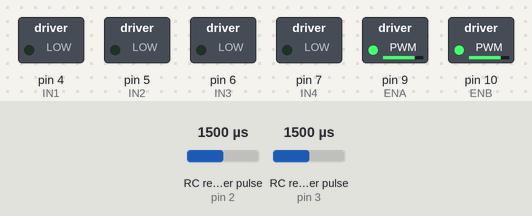
The sketch below on a simulated Arduino Uno, built with avr-gcc and run on an emulated ATmega328P. Parts: switched loads named in the sketch (green lamp = pin HIGH). Wiring (inferred from the names in the program): 2 × RC receiver channel: data pin 2 / data pin 3. The test bench sets the inputs (shaded band); at power-on: RC receiver pulse (sensors on pin 2, pin 3) 1500 µs. What the sketch prints to the serial monitor is not drawn.

Above: at 0.1 s.
Timing chart, 0 to 1.6 s (numbered marks = the images above):
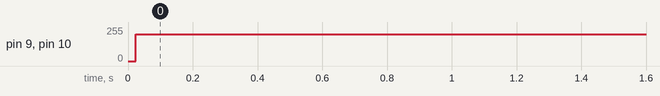

The sketch:

miniature_code_rc.ino
```cpp
// YouTube | Tech at Home

// RC input channels
double ch1 = 0;
double ch2 = 0;

// Motor A (Left)
int IN1 = 4;
int IN2 = 5;
int ENA = 9;

// Motor B (Right)
int IN3 = 6;
int IN4 = 7;
int ENB = 10;

void setup() {
  Serial.begin(9600);

  // RC input pins
  pinMode(2, INPUT);  // CH1
  pinMode(3, INPUT);  // CH2

  // Motor control pins
  pinMode(IN1, OUTPUT);
  pinMode(IN2, OUTPUT);
  pinMode(ENA, OUTPUT);

  pinMode(IN3, OUTPUT);
  pinMode(IN4, OUTPUT);
  pinMode(ENB, OUTPUT);
}

void loop() {
  // Read PWM input from RC receiver
  ch1 = pulseIn(2, HIGH);
  ch2 = pulseIn(3, HIGH);

  // Print channel values
  Serial.print("CH1: ");
  Serial.print(ch1);
  Serial.print("   CH2: ");
  Serial.println(ch2);

  // Set motor speed (0 to 255)
  int speed = 200; // you can adjust this

  analogWrite(ENA, speed); // Enable left motor
  analogWrite(ENB, speed); // Enable right motor

  // Control logic
  if ((ch1 == 0) && (ch2 == 0)) {
    stopMotors();
  }
  else if ((ch1 > 1530) && (ch2 > 1530)) {
    // Forward
    forward();
  }
  else if ((ch1 > 1530) && (ch2 < 1460)) {
    // Right turn
    turnRight();
  }
  else if ((ch1 < 1460) && (ch2 > 1530)) {
    // Left turn
    turnLeft();
  }
  else if ((ch1 < 1460) && (ch2 < 1460)) {
    // Reverse
    reverse();
  }
  else {
    stopMotors();
  }

  delay(100); // for serial monitor readability
}

void forward() {
  digitalWrite(IN1, HIGH);
  digitalWrite(IN2, LOW);
  digitalWrite(IN3, LOW);
  digitalWrite(IN4, HIGH);
}

void reverse() {
  digitalWrite(IN1, LOW);
  digitalWrite(IN2, HIGH);
  digitalWrite(IN3, HIGH);
  digitalWrite(IN4, LOW);
}

void turnLeft() {
  digitalWrite(IN1, LOW);
  digitalWrite(IN2, HIGH);
  digitalWrite(IN3, LOW);
  digitalWrite(IN4, HIGH);
}

void turnRight() {
  digitalWrite(IN1, HIGH);
  digitalWrite(IN2, LOW);
  digitalWrite(IN3, HIGH);
  digitalWrite(IN4, LOW);
}

void stopMotors() {
  digitalWrite(IN1, LOW);
  digitalWrite(IN2, LOW);
  digitalWrite(IN3, LOW);
  digitalWrite(IN4, LOW);
}
```

Measured:
- by itself, pin 9 (ENA), pin 10 (ENB): 0/255 → 200/255 at 0.02 s
